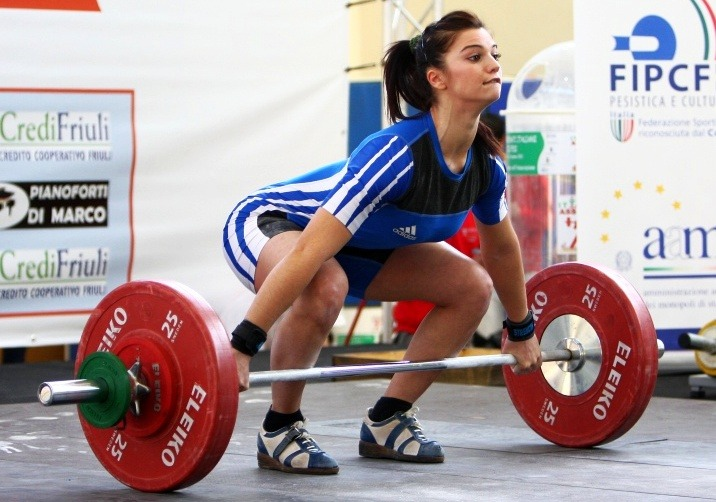
#> input picture 영상처리 튜토리얼/images/test.jpg, 716 x 502 px
$ python '11-2.이미지이동.py'
#> lines starting #> are read from the running program, lines starting #| are printed output that depends on the picture
import numpy as np
import cv2

def transform():
    img = cv2.imread('images/test.jpg')
#> img is the input picture: shape (502, 716, 3); mean B, G, R 154.6, 152.2, 167.4
    h,w = img.shape[:2]
#> h = 502; w = 716

    M = np.float32([[1,0,100],[0,1,50]])

    img2 = cv2.warpAffine(img,M,(w,h))
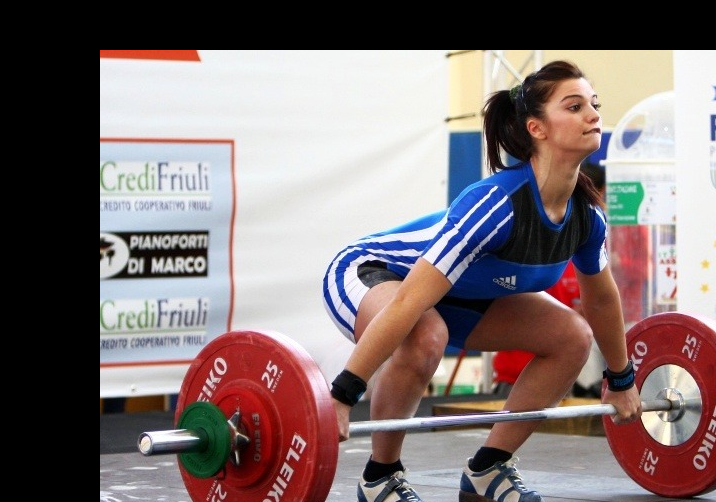
#> img2: shape (502, 716, 3); mean B, G, R 114.9, 114.3, 127.7
    cv2.imshow('shift image',img2)

    cv2.waitKey(0)
    cv2.destroyAllWindows()

transform()

$ run again, with 영상처리 튜토리얼/images/earth.PNG saved as 영상처리 튜토리얼/images/test.jpg
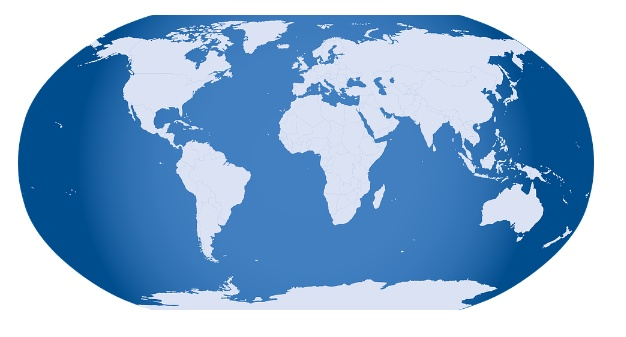
#> input picture 영상처리 튜토리얼/images/earth.PNG, 626 x 337 px
#> in transform, img is the input picture: shape (337, 626, 3); mean B, G, R 211.7, 176.5, 142.2
#> in transform, `img2 = cv2.warpAffine(img,M,(w,h))`:
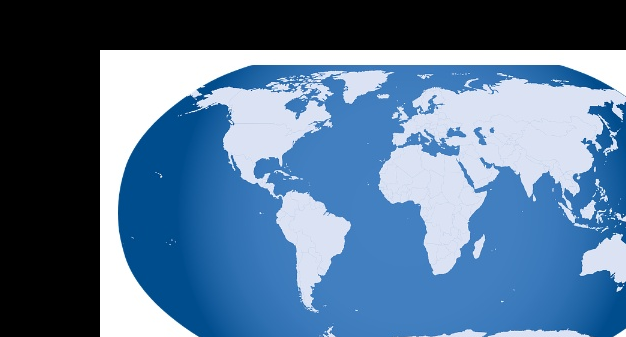
#> img2: shape (337, 626, 3); mean B, G, R 146.1, 115.2, 85.5
